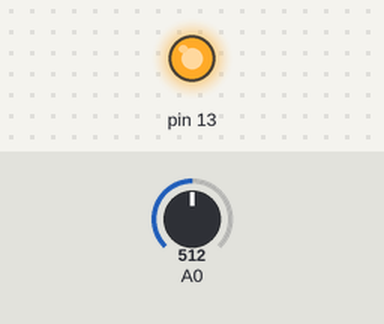
Simulated run of this sketch. Board: Arduino Uno, built with avr-gcc and run on an emulated ATmega328P. On the bench: output pins drawn as LEDs (lit = HIGH). The test bench sets the inputs (shaded band); at power-on: A0 = 512.

Above: at 1.2 s.
1.3 s: A0 set to 498
At 1.9 s:
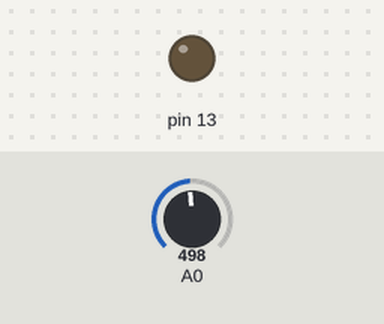
2.8 s: A0 set to 716
At 3.1 s:
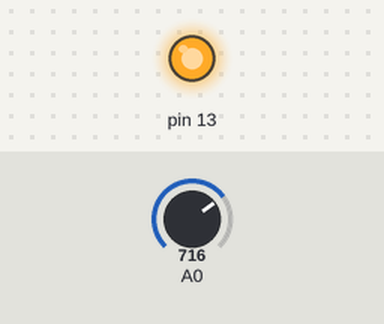
4.3 s: A0 set to 511
At 5.4 s:
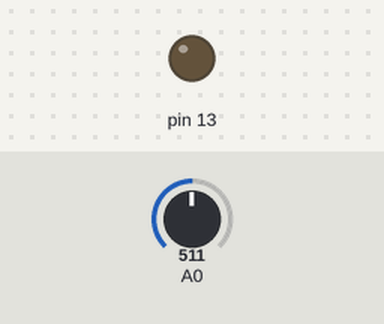
Timing chart, 0 to 7.3 s (numbered marks = the images above; inputs shaded):
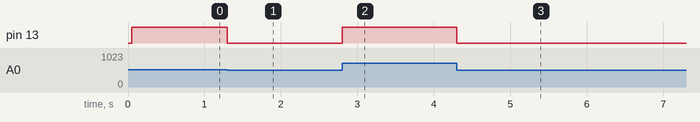

Measured:
- the behaviour switches between 512 and 511 on A0 (found by bisection; images 0 and 1)
- after the input at 1.3 s, pin 13: HIGH → LOW at once
- after the input at 2.8 s, pin 13: LOW → HIGH at once
- after the input at 4.3 s, pin 13: HIGH → LOW at once

The sketch:

test.ino
```cpp
float vmax=0,vmin=1023,vsample=0,vavg=0;
int i=0;
float t1,t2;
void setup() {
 Serial.begin(9600);
pinMode(13,OUTPUT);
find_max();
  find_min();
 // Serial.print(vmax);Serial.print("   ");
  //Serial.println(vmin);
  vavg=(vmax-vmin)/2+vmin;
  vmax=0;
  vmin=1023;
  //Serial.println(vavg);
t1=millis();

}

void loop() {
 vsample=analogRead(0);
 if(vsample>=(vavg))digitalWrite(13,HIGH);
 if(vsample<(vavg))digitalWrite(13,LOW);
 //Serial.println(vsample);


}

void find_max(void)
{
for(i=0;i<=199;i++)
{
vsample=analogRead(0);
if(vsample>=vmax)vmax=vsample;
}
}

void find_min(void)
{
  for(i=0;i<=199;i++)
{
vsample=analogRead(0);
if(vsample<=vmin)vmin=vsample;
}
}
```
